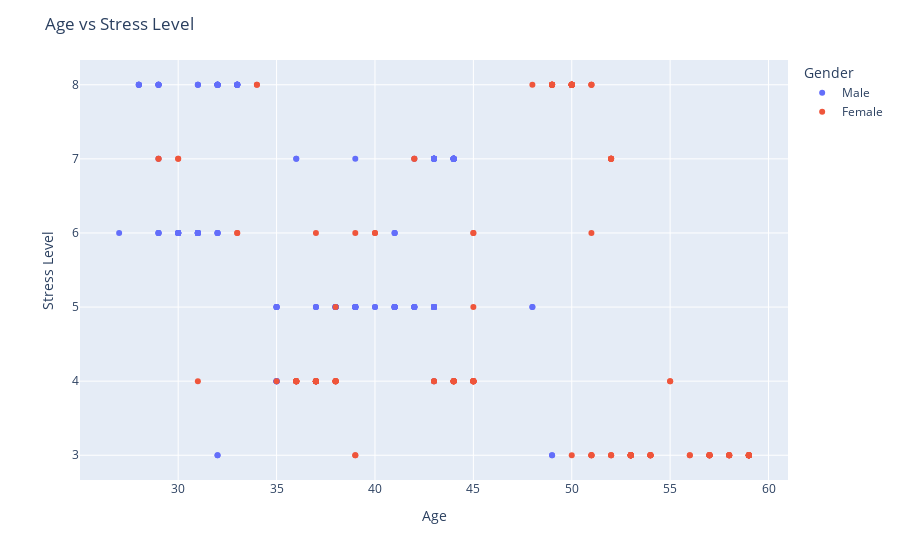

This figure's notebook cell:
### Markdown cell above
### How is the relation between variables and stress level

### Code cell
fig = px.scatter(df, x="Age", y="Stress Level", color="Gender")
fig.update_layout(
    title="Age vs Stress Level",
    xaxis_title="Age",
    yaxis_title="Stress Level",
    font=dict(
        size=12
    )
)
fig.show()

### Figure 1 — Plotly figure (JSON) as saved in the notebook; plotly's stock layout.template omitted (floating-point values rounded to 4 significant figures; data arrays with more than 128 entries replaced by an {"elided": "..."} marker saying what was removed)
{"data": [{"hovertemplate": "Gender=Male<br>Age=%{x}<br>Stress Level=%{y}<extra></extra>", "legendgroup": "Male", "marker": {"color": "#636efa", "symbol": "circle"}, "mode": "markers", "name": "Male", "orientation": "v", "showlegend": true, "type": "scatter", "x": {"elided": "189 int values"}, "xaxis": "x", "y": {"elided": "189 int values"}, "yaxis": "y"}, {"hovertemplate": "Gender=Female<br>Age=%{x}<br>Stress Level=%{y}<extra></extra>", "legendgroup": "Female", "marker": {"color": "#EF553B", "symbol": "circle"}, "mode": "markers", "name": "Female", "orientation": "v", "showlegend": true, "type": "scatter", "x": {"elided": "185 int values"}, "xaxis": "x", "y": {"elided": "185 int values"}, "yaxis": "y"}], "layout": {"font": {"size": 12}, "legend": {"title": {"text": "Gender"}, "tracegroupgap": 0}, "margin": {"t": 60}, "title": {"text": "Age vs Stress Level"}, "xaxis": {"anchor": "y", "domain": [0, 1], "title": {"text": "Age"}}, "yaxis": {"anchor": "x", "domain": [0, 1], "title": {"text": "Stress Level"}}}}
